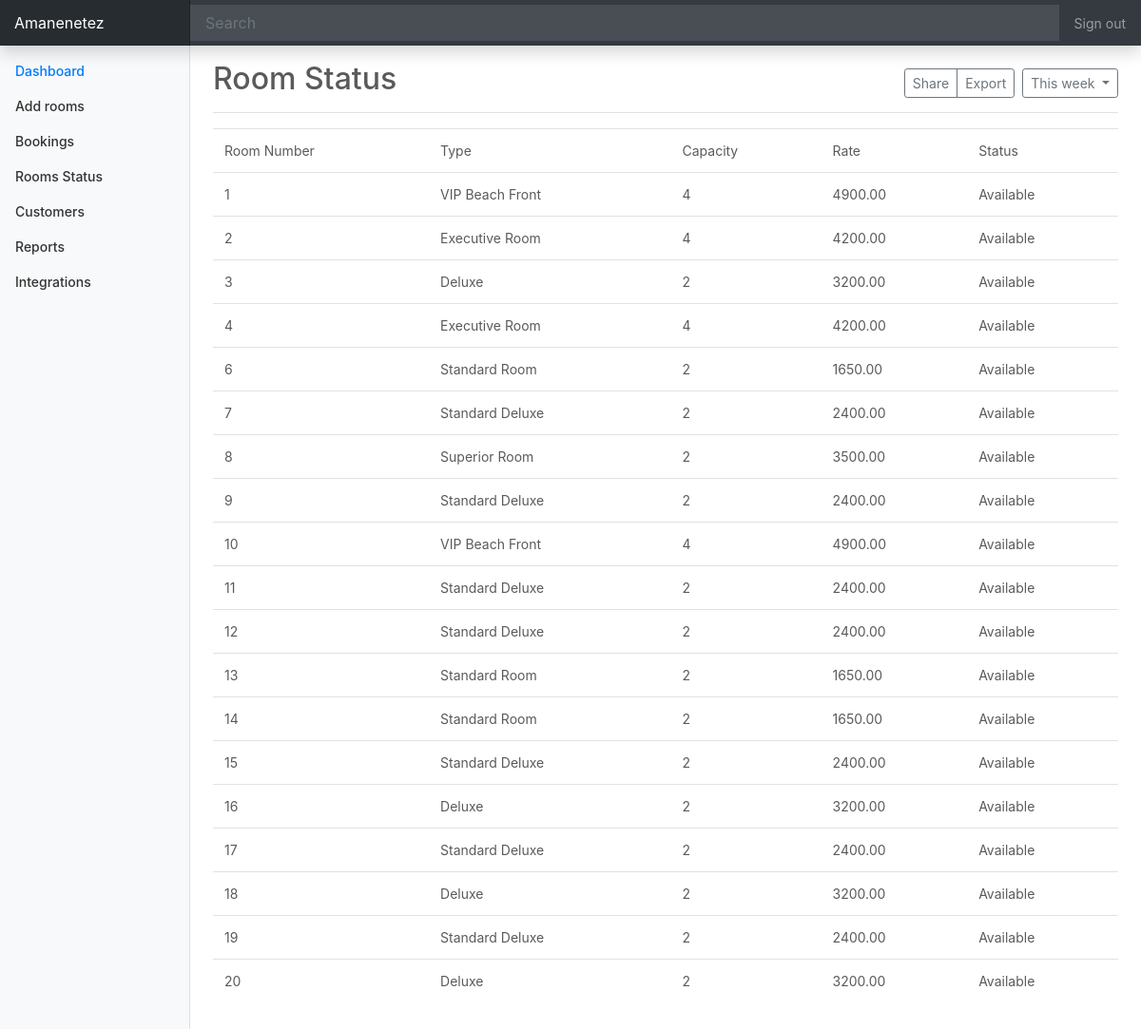
Screenshot of /admin/room_status.php (signed in) with the database file from the repository.
### tables this page shows
CREATE TABLE `room_status` (
  `id` int(11) NOT NULL,
  `room_id` int(11) NOT NULL,
  `status_id` int(11) NOT NULL
);

CREATE TABLE `room` (
  `id` int(11) NOT NULL,
  `type` varchar(50) NOT NULL,
  `description` text NOT NULL,
  `simple_description` varchar(255) NOT NULL,
  `capacity` int(1) NOT NULL,
  `rate` decimal(10,2) NOT NULL
);

CREATE TABLE `status` (
  `id` int(11) NOT NULL,
  `name` varchar(30) NOT NULL
);

### admin/room_status.php (the view, shortened to what this page needs)
<?php
include('../partials/header.php');
$db = db_connection();
?>
    <?php
    include('../partials/admin_topnav.php');
    ?>
    <div class="container-fluid">
      <div class="row">
    <?php
    include('../partials/admin_sidenav.php');
    ?>
        <main role="main" class="col-md-9 ml-sm-auto col-lg-10 px-4">
          <div class="d-flex justify-content-between flex-wrap flex-md-nowrap align-items-center pt-3 pb-2 mb-3 border-bottom">
            <h1 class="h2">Room Status</h1>
            <div class="btn-toolbar mb-2 mb-md-0">
              <div class="btn-group mr-2">
                <button class="btn btn-sm btn-outline-secondary">Share</button>
                <button class="btn btn-sm btn-outline-secondary">Export</button>
              </div>
              <button class="btn btn-sm btn-outline-secondary dropdown-toggle">
                This week
              </button>
            </div>
          </div>
          <div class="row">
            <div class="col">
            <?php
            $room_status_query = "SELECT r_s.id, r.type, r.capacity, r.rate, s.name FROM room_status r_s INNER JOIN room r ON r.id = r_s.room_id INNER JOIN status s ON r_s.status_id = s.id  ORDER BY r_s.id";
            $room_status_result = mysqli_query($db, $room_status_query);
            if(mysqli_num_rows($room_status_result) > 0) {
              echo '
              <table class="table">
                <tr>
                  <td>Room Number</td>
                  <td>Type</td>
                  <td>Capacity</td>
                  <td>Rate</td>
                  <td>Status</td>
                </tr>
              ';
              while($room_details = mysqli_fetch_assoc($room_status_result)) {
                echo '
                <tr>
                  <td>'. $room_details['id'] .'</td>
                  <td>'. $room_details['type'] .'</td>
                  <td>'. $room_details['capacity'] .'</td>
                  <td>'. $room_details['rate'] .'</td>
                  <td>'. $room_details['name'] .'</td>
                </tr>
                ';
              }
              echo '</table>';
            }
            ?>
            </div>
          </div>
        </main>
      </div>
    </div>
<?php
include('../partials/footer.php');
?>

### assets/css/carousel.css (style rules this page uses)
body { padding-bottom: 3rem; color: #5a5a5a; }

### assets/css/dashboard.css (style rules this page uses)
body { font-size: .875rem; }
[role="main"] { padding-top: 48px; }
.border-bottom { border-bottom: 1px solid #e5e5e5; }

### rows the page displays
room_status: id "1", room.type "VIP Beach Front", room.capacity "4", room.rate "4900.00", status.name "Available"
room_status: id "2", room.type "Executive Room", room.capacity "4", room.rate "4200.00", status.name "Available"
room_status: id "3", room.type "Deluxe", room.capacity "2", room.rate "3200.00", status.name "Available"
room_status: id "4", room.type "Executive Room", room.capacity "4", room.rate "4200.00", status.name "Available"
room_status: id "6", room.type "Standard Room", room.capacity "2", room.rate "1650.00", status.name "Available"
room_status: id "7", room.type "Standard Deluxe", room.capacity "2", room.rate "2400.00", status.name "Available"
room_status: id "8", room.type "Superior Room", room.capacity "2", room.rate "3500.00", status.name "Available"
room_status: id "9", room.type "Standard Deluxe", room.capacity "2", room.rate "2400.00", status.name "Available"
room_status: id "10", room.type "VIP Beach Front", room.capacity "4", room.rate "4900.00", status.name "Available"
room_status: id "11", room.type "Standard Deluxe", room.capacity "2", room.rate "2400.00", status.name "Available"
room_status: id "12", room.type "Standard Deluxe", room.capacity "2", room.rate "2400.00", status.name "Available"
room_status: id "13", room.type "Standard Room", room.capacity "2", room.rate "1650.00", status.name "Available"
room_status: id "14", room.type "Standard Room", room.capacity "2", room.rate "1650.00", status.name "Available"
room_status: id "15", room.type "Standard Deluxe", room.capacity "2", room.rate "2400.00", status.name "Available"
room_status: id "16", room.type "Deluxe", room.capacity "2", room.rate "3200.00", status.name "Available"
room_status: id "17", room.type "Standard Deluxe", room.capacity "2", room.rate "2400.00", status.name "Available"
room_status: id "18", room.type "Deluxe", room.capacity "2", room.rate "3200.00", status.name "Available"
room_status: id "19", room.type "Standard Deluxe", room.capacity "2", room.rate "2400.00", status.name "Available"
room_status: id "20", room.type "Deluxe", room.capacity "2", room.rate "3200.00", status.name "Available"
